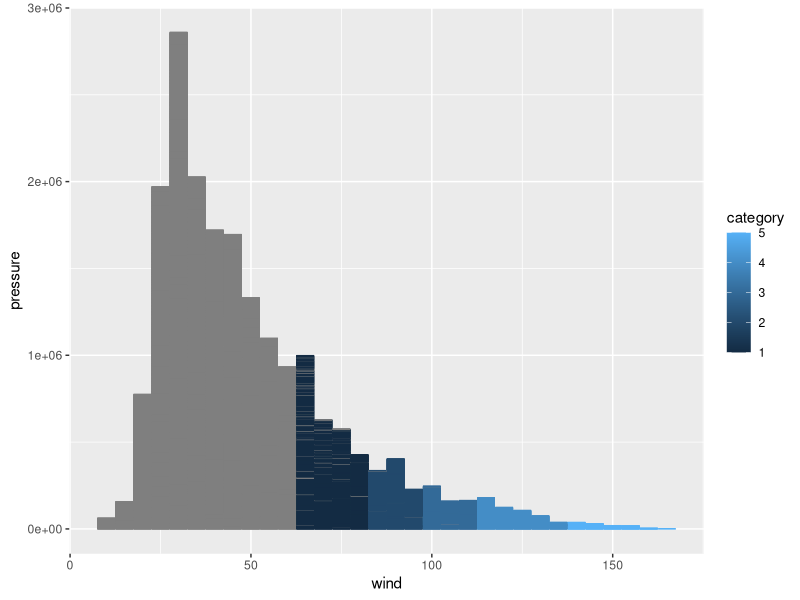

R code for this plot:
## ---- chunk 1
library(tidyverse)
storms <- storms
## ---- chunk 2
ggplot(storms, 
       mapping = aes(wind, 
                     pressure))+
  geom_col(aes(color = category))
